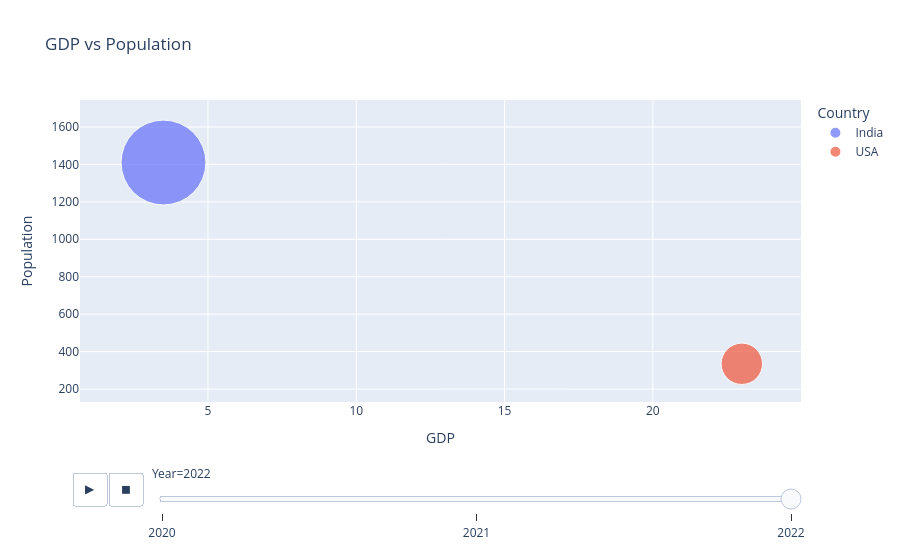

The notebook cell saved with this chart:
### Code cell
import plotly.express as px
import pandas as pd

df = pd.DataFrame({
    "Year": [2020, 2020, 2021, 2021, 2022, 2022],
    "Country": ["India", "USA", "India", "USA", "India", "USA"],
    "GDP": [2.8, 21.0, 3.1, 22.5, 3.5, 23.0],
    "Population": [1380, 331, 1395, 333, 1410, 335]
})

fig = px.scatter(
    df,
    x="GDP",
    y="Population",
    size="Population",
    color="Country",
    animation_frame="Year",
    size_max=60,
    title="GDP vs Population"
)

fig.show()

### Figure 1 — Plotly figure (JSON) as saved in the notebook; plotly's stock layout.template omitted (floating-point values rounded to 4 significant figures)
{"data": [{"hovertemplate": "Country=India<br>Year=2022<br>GDP=%{x}<br>Population=%{marker.size}<extra></extra>", "legendgroup": "India", "marker": {"color": "#636efa", "size": [1410], "sizemode": "area", "sizeref": 0.3917, "symbol": "circle"}, "mode": "markers", "name": "India", "orientation": "v", "showlegend": true, "type": "scatter", "x": [3.5], "xaxis": "x", "y": [1410], "yaxis": "y"}, {"hovertemplate": "Country=USA<br>Year=2022<br>GDP=%{x}<br>Population=%{marker.size}<extra></extra>", "legendgroup": "USA", "marker": {"color": "#EF553B", "size": [335], "sizemode": "area", "sizeref": 0.3917, "symbol": "circle"}, "mode": "markers", "name": "USA", "orientation": "v", "showlegend": true, "type": "scatter", "x": [23.0], "xaxis": "x", "y": [335], "yaxis": "y"}], "layout": {"autosize": true, "legend": {"itemsizing": "constant", "title": {"text": "Country"}, "tracegroupgap": 0}, "sliders": [{"active": 2, "currentvalue": {"prefix": "Year="}, "len": 0.9, "pad": {"b": 10, "t": 60}, "steps": [{"args": [["2020"], {"frame": {"duration": 0, "redraw": false}, "fromcurrent": true, "mode": "immediate", "transition": {"duration": 0, "easing": "linear"}}], "label": "2020", "method": "animate"}, {"args": [["2021"], {"frame": {"duration": 0, "redraw": false}, "fromcurrent": true, "mode": "immediate", "transition": {"duration": 0, "easing": "linear"}}], "label": "2021", "method": "animate"}, {"args": [["2022"], {"frame": {"duration": 0, "redraw": false}, "fromcurrent": true, "mode": "immediate", "transition": {"duration": 0, "easing": "linear"}}], "label": "2022", "method": "animate"}], "x": 0.1, "xanchor": "left", "y": 0, "yanchor": "top"}], "title": {"text": "GDP vs Population"}, "updatemenus": [{"active": 0, "buttons": [{"args": [null, {"frame": {"duration": 500, "redraw": false}, "fromcurrent": true, "mode": "immediate", "transition": {"duration": 500, "easing": "linear"}}], "label": "&#9654;", "method": "animate"}, {"args": [[null], {"frame": {"duration": 0, "redraw": false}, "fromcurrent": true, "mode": "immediate", "transition": {"duration": 0, "easing": "linear"}}], "label": "&#9724;", "method": "animate"}], "direction": "left", "pad": {"r": 10, "t": 70}, "showactive": false, "type": "buttons", "x": 0.1, "xanchor": "right", "y": 0, "yanchor": "top"}], "xaxis": {"anchor": "y", "autorange": true, "domain": [0, 1], "range": [0.5618, 22.66], "title": {"text": "GDP"}, "type": "linear"}, "yaxis": {"anchor": "x", "autorange": true, "domain": [0, 1], "range": [-916.9, 3688.0], "title": {"text": "Population"}, "type": "linear"}}}
